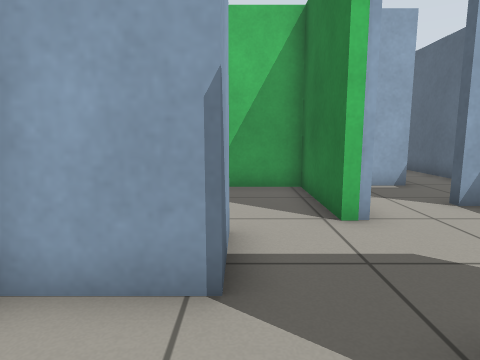
View 1 (above)

18 first-person views from a walk through a world built for the Gazebo simulator. The camera is 0.74 m above the floor, tilts 8° down and sees 75° across. The floor is counted in squares, 0.5 m on a side. Each view is taken from the middle of a square. On the plan, view 1 faces up. The plan holds only what a view shows up to about 15 squares ahead; the rest is blank.

View 2
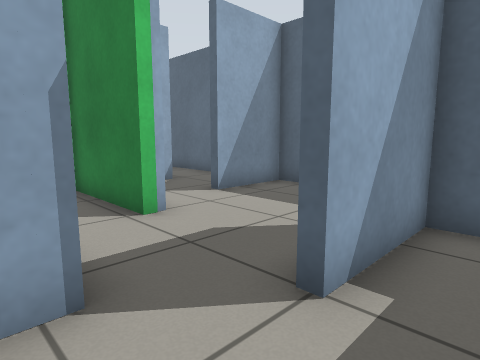

View 3
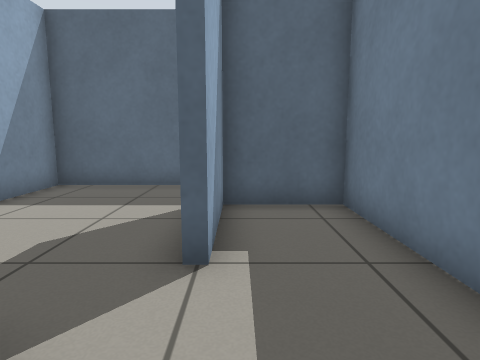

View 4
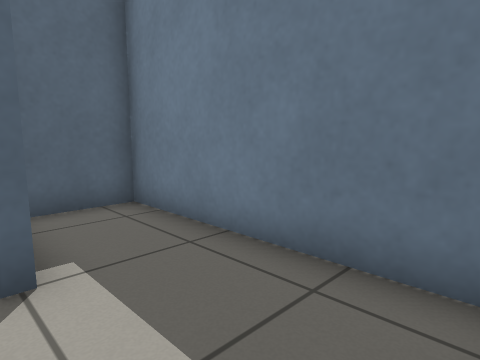

View 5
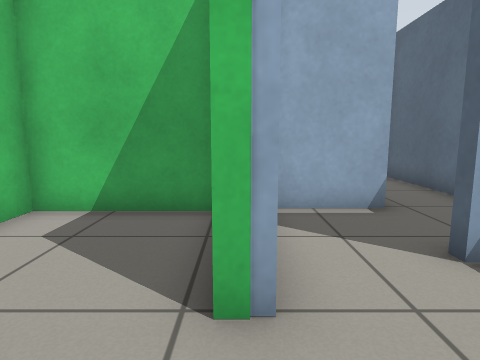

View 6
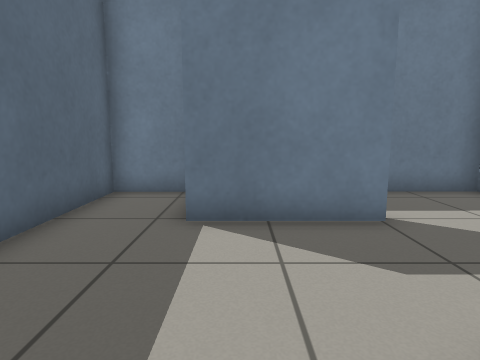

View 7
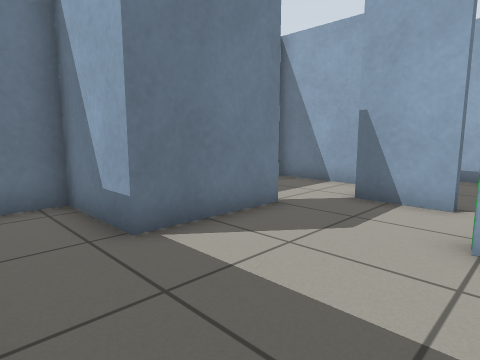

View 8
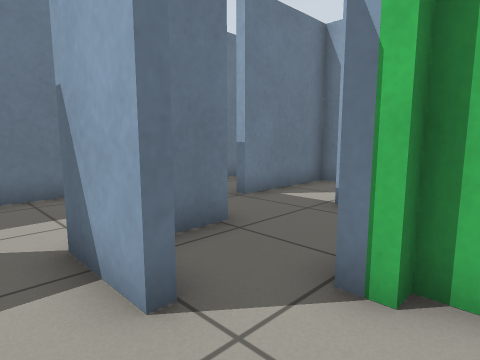

View 9
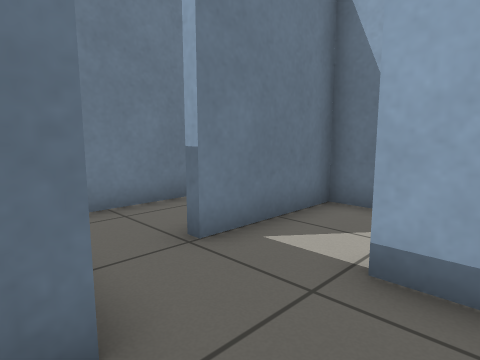

View 10
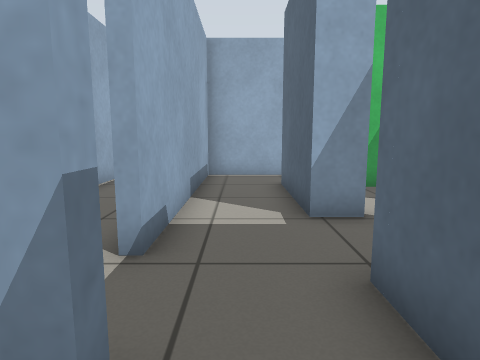

View 11
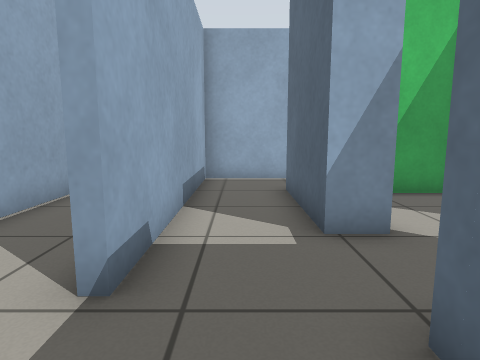

View 12
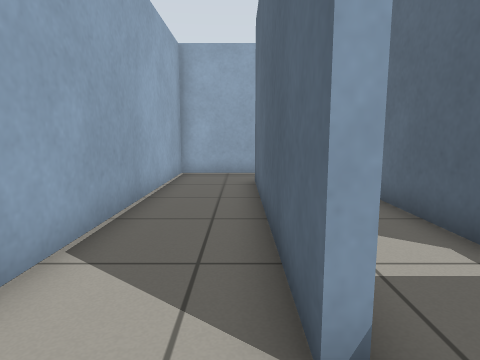

View 13
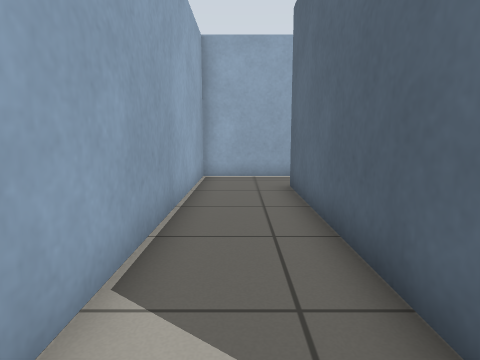

View 14
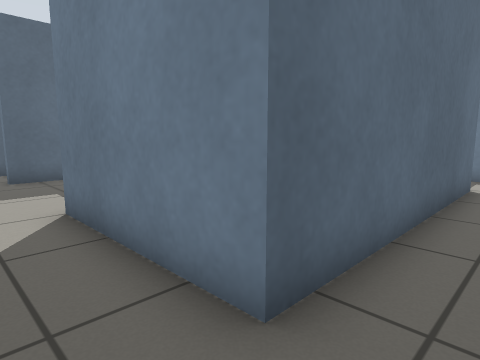

View 15
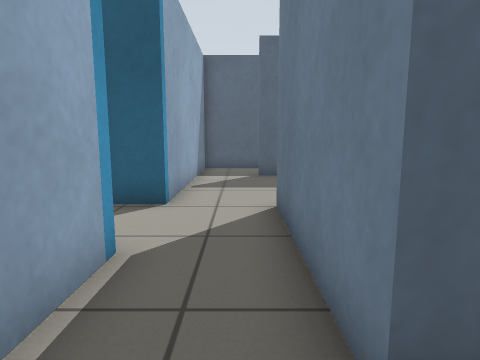

View 16
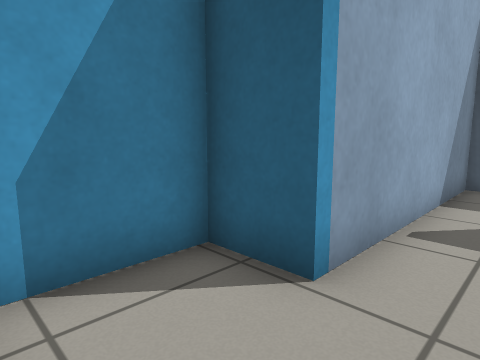

View 17
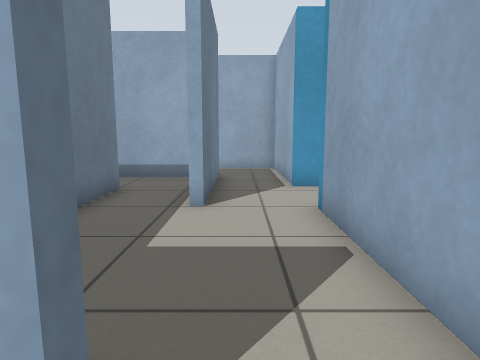

View 18
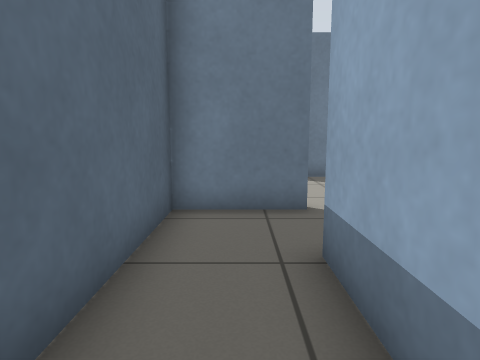

### Floor plan
Points are (right, up) in squares from view 1. A wall is a line through its corners. A room is listed if a view was taken in it or the views show most of it. See-through windows are left out.
Room 1 (views 1, 2, 3, 4)
walls: (-0.2, 2.7) (-2.2, 2.7); (-2.4, 1.8) (-2.4, -1.3) (4.6, -1.2) (4.6, 1.4) (1.4, 1.4) (1.4, 1.7)
ways out: opening at (1, 3) to room 2
Room 2 (views 5, 8)
walls: (-0.2, 4.8) (-0.2, 2.7); (-1.7, 6.2) (-1.7, 5.6); (2.4, 5.4) (1.8, 5.4) (1.8, 9.1) (-2.1, 9.1) (-2.1, 6.2); (1.4, 1.7) (2.6, 1.7)
ways out: opening at (1, 3) to room 1; opening at (2, 4) to room 4; opening at (-2, 4.5) to room 5
Room 3 (view 6)
walls: (5, 9.3) (2.7, 9.3)
ways out: opening at (3.5, 7) to room 4; opening at (5, 8.5) to room 8
Room 4 (view 7)
walls: (2.6, 1.7) (5, 1.7) (5, -1.2) (7.4, -1.2) (7.4, 6.5) (4.6, 6.5)
ways out: opening at (2, 4) to room 2; opening at (3.5, 7) to room 3
Room 5 (views 9, 11)
walls: (-1.7, 5.6) (-2.7, 5.6) (-2.7, 9.6); (-2.7, 1.5) (-2.7, 3) (-1.5, 3); (-2.3, 11.9) (-5.2, 11.9) (-5.2, 3.7)
ways out: opening at (-2, 4.5) to room 2; opening at (-4, 1) to room 6; opening at (-5, 2.5) to room 7; opening at (-1.5, 10.5) to room 7
Room 6 (view 10)
walls: (-7.1, -1.3) (-4, -1.3)
ways out: opening at (-4, 1) to room 5
Room 7 (views 12, 13, 14, 15, 16)
walls: (-2.7, 9.6) (-0.4, 9.6); (-3.2, 15.4) (-3.2, 14.6) (-8.4, 14.6) (-8.4, 4.6); (4.6, 10.7) (4.6, 12.4); (-5.2, 3.7) (-5.5, 3.7) (-5.5, 12.2) (-0.5, 12.2); (4.4, 14.6) (-0.3, 14.6) (-0.3, 16.3) (-2.7, 16.3); (-8.4, 2.5) (-8.4, 1.5) (-4.6, 1.5)
ways out: opening at (-5, 2.5) to room 5; opening at (-1.5, 10.5) to room 5; opening at (5, 13.5) to room 8
Room 8 (views 17, 18)
walls: (5, 12.4) (5, 9.3); (4.6, 6.8) (7.4, 6.8) (7.4, 14.6) (4.4, 14.6)
ways out: opening at (5, 8.5) to room 3; opening at (5, 13.5) to room 7

Positions as (right, up) in squares from view 1, and headings:
1: (0, 0), facing up
2: (-1, 0), facing up-right
3: (-2, 1), facing right
4: (-2, 2), facing down-right
5: (2, 3), facing up
6: (4, 7), facing down
7: (7, 6), facing down-left
8: (1, 7), facing down-left
9: (-2, 5), facing down-left
10: (-4, 0), facing up
11: (-4, 1), facing up
12: (-6, 2), facing up
13: (-7, 3), facing up
14: (-7, 14), facing down-right
15: (-7, 13), facing right
16: (-3, 13), facing up-right
17: (6, 13), facing left
18: (6, 13), facing down
